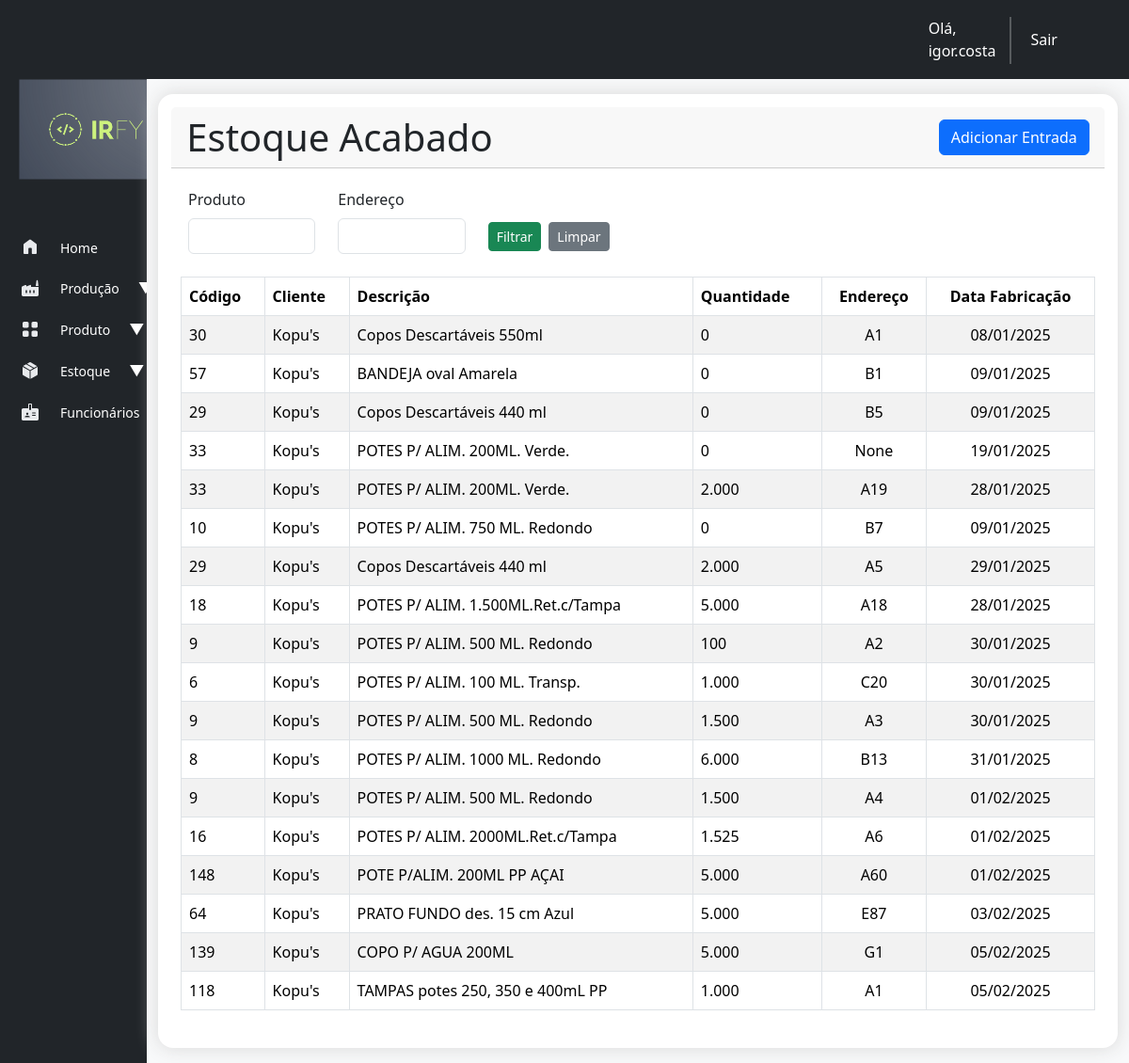
Page /estoque/list-produto-acabado (signed in) on the committed database.
### estoque/models.py (models this page shows, shortened)
class ProdutoAcabado(models.Model):
    produto = models.ForeignKey(Produto, on_delete=models.CASCADE)
    quantidade = models.PositiveBigIntegerField(default=0)
    data_entrada = models.DateField(auto_now_add=True)
    localizacao = models.CharField(max_length=5, null=True)
    peso_liq_caixa = models.DecimalField(max_digits=5, decimal_places=3, blank=True, null=True)
    peso_brt_caixa = models.DecimalField(max_digits=5, decimal_places=3, blank=True, null=True)
    cartucho = models.CharField(max_length=8)
    qtd_total_caixa = models.IntegerField(default=0, null=True)
    codigo_barra = models.CharField(max_length=13, blank=True, null=True)
    codigo_barra_pct = models.CharField(max_length=13, blank=True, null=True)
    lote = models.CharField(max_length=10, null=True)
    data_fabricacao = models.DateField(null=True)
    tipo = models.CharField(max_length=15,choices=[('acabado', 'Acabado'), ('intermediario', 'Intermediario')])
    class Meta:
        verbose_name_plural = "Produtos Acabados"

### cadastro/models.py (models this page shows, shortened)
class Produto(models.Model):
    TIPO_PRODUTO = [
        ('TAMPA', 'Tampa'),
        ('COPO', 'Copo'),
        ('POTE', 'Pote'),
        ('BANDEJA', 'Bandeja'),
        ('PRATO', 'Prato'),
        ('KIT POTE', 'Kit Pote'),
    ]
    STATUS_PRODUTO = [
        ('ativo', 'Ativo'),
        ('inativo', 'Inativo'),
    ]
    cliente = models.ForeignKey(Cliente, on_delete=models.CASCADE)
    tipo = models.CharField(max_length=10, choices=TIPO_PRODUTO, null=True)
    codigo = models.CharField(max_length=50, unique=True)
    descricao = models.TextField(blank=True, null=True)
    material = models.CharField(max_length=100, null=True, blank=True)
    peso = models.DecimalField(max_digits=10, decimal_places=2, null=True)
    volume = models.IntegerField(null=True)
    cor = models.CharField(max_length=50, null=True, blank=True)
    status = models.CharField(max_length=7, choices=STATUS_PRODUTO, default="ativo", null=True)

class Cliente(models.Model):
    TIPOS_CLIENTE = [
        ('pf', 'Pessoa Física'),
        ('pj', 'Pessoa Jurídica'),
    ]
    nome_cliente = models.CharField(max_length=255)
    tipo_cliente = models.CharField(max_length=2, choices=TIPOS_CLIENTE, default='pf')
    cpf_cnpj = models.CharField(max_length=18, unique=True)
    email = models.EmailField(max_length=254)
    telefone = models.CharField(max_length=20, blank=True, null=True)
    endereco = models.TextField()
    data_cadastro = models.DateTimeField(auto_now_add=True)
    def __str__(self):
        return self.nome_cliente

### estoque/views.py (the view)
# urls.py: path('list-produto-acabado', views.list_produto_acabado, name='list-produto-acabado'),
@login_required
def list_produto_acabado(request):
    produto_acabado = ProdutoAcabado.objects.order_by('data_entrada').filter(tipo="acabado")
    ultima_movimentacao = MovimentoEstoqueAcabado.objects.order_by('data_mov').last()
    filter_produto_acabado = FilterProdutoAcabado(request.GET, queryset=produto_acabado)
    context = {'produto_acabado': filter_produto_acabado.qs, 'ultima_movimentacao': ultima_movimentacao, 'filter_produto_acabado': filter_produto_acabado}
    return render(request, 'estoque_acabado/list-produto-acabado.html', context)

### estoque/templates/estoque_acabado/list-produto-acabado.html (shortened to what this page needs)
{% extends "base.html" %}
{% load static %}
{% load humanize %}
{% block header %}
    <div class="card-header d-flex justify-content-between">
      <div>
          <h2 class="display-6 mb-0">Estoque Acabado</h2>
      </div>
      <div style="align-content: center;">
        {% block buttons %}
          <div class="d-grid gap-2">
            <a href="{% url 'entrada_estoque' %}"><button type="button" class="btn btn-primary">Adicionar Entrada</button></a>
          </div>
        {% endblock buttons %}
      </div>
  </div>
{% endblock header %}
{% block content %}
<form method="GET" class="row g-2 justify-content-between">
  <div class="row mb-4 d-flex justify-content-start align-items-center w-100">
    <div class="col-md-2">
      <label for="produto" class="form-label">{{ filter_produto_acabado.form.produto.label }}</label>
      {{ filter_produto_acabado.form.produto }}
    </div>
    <div class="col-md-2">
      <label for="localizacao" class="form-label">{{ filter_produto_acabado.form.localizacao.label }}</label>
      {{ filter_produto_acabado.form.localizacao }}
    </div>
    <div class="col-md-3 d-flex align-items-center mt-4">
      <button type="submit" class="btn btn-success btn-sm me-2 mt-2">Filtrar</button>
      <a href="{% url 'list-produto-acabado' %}" class="btn btn-secondary btn-sm mt-2">Limpar</a>
    </div>
  </div>
</form>
<table class="table table-striped table-hover table-bordered">
  <thead>
    <tr>
      <th scope="col">Código</th>
      <th scope="col">Cliente</th>
      <th scope="col">Descrição</th>
      <th scope="col">Quantidade</th>
      <th style="text-align: center;" scope="col">Endereço</th>
      <th style="text-align: center;" scope="col">Data Fabricação</th>
    </tr>
  </thead>
  <tbody class="table">
    {% for pa in produto_acabado %}
      <tr onclick="window.location.href='{% url 'produto_acabado' pa.id  %}'" style="cursor: pointer;">
        <td scope="row">{{ pa.produto.codigo }}</td>
        <td>{{ pa.produto.cliente }}</td>
        <td>{{ pa.produto.descricao }}</td>
        <td>{{ pa.quantidade | intcomma }}</td>
        <td style="text-align: center;">{{ pa.localizacao }}</td>
        <td style="text-align: center;">{{ pa.data_fabricacao | date:'d/m/Y' }}</td>
      </tr>
      {% empty %}
        <tr>
          <td colspan="6" style="text-align: center; font-weight: 300;">Não há produtos com o filtro aplicado.</td>
        </tr>
      {% endfor %}
  </tbody>
</table>
{% endblock content %}

### templates/base.html (shortened to what this page needs)
{% load django_bootstrap5 %}
<!DOCTYPE html>
<html lang="pt-br">
<head>
  {% bootstrap_css %}
  {% load static %}
  <link rel="stylesheet" href="{% static 'style/base.css' %}">
</head>
<body>
  <nav class="navbar navbar-expand-lg bg-dark">
    <div class="container-fluid">
      <div class="d-flex">
        {% if user.is_authenticated %}
          <p class="nav-link text-white mb-0" aria-current="page" style="margin-right: -3%;">Olá, {{ user.username }}</p>
          <div class="vr text-light" style=" margin-top: 10px; width: 7px; height: 50px;"></div>
          <a class="nav-link active" aria-current="page" href="{% url 'logout' %}">Sair</a>
        {% endif %}
      </div>
    </div>
  </nav>
  <div class="container-fluid">
    <div class="row flex-nowrap">
      <div class="col-auto col-md-1 col-xl-1 bg-dark backSidebar">
        <div class="d-flex flex-column align-items-start min-vh-100">
          <div class="sidebar">
            <img class="logo-irfy rounded img-fluid" src="{% static 'core/logo-irfy2.png' %}">
            <nav class="nav flex-column">
              <a class="nav-link" href="{% url 'index' %}">
                <span class="spanIcon"><img class="sideIcon" src="{% static 'icons/home.svg' %}"></span>
                <span class="description">Home</span>
              </a>
              <a class="nav-link" href="#" data-bs-toggle="collapse" data-bs-target="#submenuProducao"
                aria-expanded="false" aria-controls="submenuProducao">
                <span class="spanIcon"><img class="sideIcon" src="{% static 'icons/factory.svg' %}"></span>
                <span class="description">Produção</span>
                <span class="arrow">▼</span>
              </a>
              <a class="nav-link" href="#" data-bs-toggle="collapse" data-bs-target="#submenuProduto"
                aria-expanded="false" aria-controls="submenuProduto">
                <span class="spanIcon"><img class="sideIcon" src="{% static 'icons/product.svg' %}"></span>
                <span class="description">Produto</span>
                <span class="arrow">▼</span>
              </a>
              <a class="nav-link" href="#" data-bs-toggle="collapse" data-bs-target="#submenuEstoque"
                aria-expanded="false" aria-controls="submenuEstoque">
                <span class="spanIcon"><img class="sideIcon" src="{% static 'icons/package.svg' %}"></span>
                <span class="description">Estoque</span>
                <span class="arrow">▼</span>
              </a>
              <a class="nav-link" href="#" data-bs-toggle="collapse" data-bs-target="#submenuFuncionarios"
                aria-expanded="false" aria-controls="submenuFuncionarios">
                <span class="spanIcon"><img class="sideIcon" src="{% static 'icons/employees.svg' %}"></span>
                <span class="description">Funcionários</span>
                <span class="arrow">▼</span>
              </a>
            </nav>
          </div>
        </div>
      </div>
      <div class="col py-3 bg-light">
        <div class="container bg-white rounded-4 p-4 " style="box-shadow: 0px 0px 20px 1px #dbdbdb;">
          <div class="card card-header-actions" style="margin: -2%; margin-bottom: 2%; height: 10%; background-color: white; border: none; padding: 1%;">{% block header %}{% endblock header %}</div>
          <div>{% block content %} {% endblock content %}</div>
        </div>
      </div>
    </div>
  </div>
</body>
</html>

### static/style/base.css (style rules this page uses)
.backSidebar { width: 13%; padding: 0%; }
.nav-link { width: 100%; display: flex; align-items: center; gap: 20px; padding: 10px 20px; color: white; }
.description { font-size: 14px; }
.logo-irfy { width: 100%; padding: 10%; margin-bottom: 15%; margin-top: -10%; }
.sideIcon { padding: 0; margin: 0; }
.spanIcon { margin-top: -2%; }

### rows in the picture
ProdutoAcabado: produto.codigo "30", produto.cliente "Kopu's", produto.descricao "Copos Descartáveis 550ml", quantidade "0", localizacao "A1", data_fabricacao "08/01/2025"
ProdutoAcabado: produto.codigo "57", produto.cliente "Kopu's", produto.descricao "BANDEJA oval Amarela", quantidade "0", localizacao "B1", data_fabricacao "09/01/2025"
ProdutoAcabado: produto.codigo "29", produto.cliente "Kopu's", produto.descricao "Copos Descartáveis 440 ml", quantidade "0", localizacao "B5", data_fabricacao "09/01/2025"
ProdutoAcabado: produto.codigo "33", produto.cliente "Kopu's", produto.descricao "POTES P/ ALIM. 200ML. Verde.", quantidade "0", localizacao "None", data_fabricacao "19/01/2025"
ProdutoAcabado: produto.codigo "33", produto.cliente "Kopu's", produto.descricao "POTES P/ ALIM. 200ML. Verde.", quantidade "2.000", localizacao "A19", data_fabricacao "28/01/2025"
ProdutoAcabado: produto.codigo "10", produto.cliente "Kopu's", produto.descricao "POTES P/ ALIM. 750 ML. Redondo", quantidade "0", localizacao "B7", data_fabricacao "09/01/2025"
ProdutoAcabado: produto.codigo "29", produto.cliente "Kopu's", produto.descricao "Copos Descartáveis 440 ml", quantidade "2.000", localizacao "A5", data_fabricacao "29/01/2025"
ProdutoAcabado: produto.codigo "18", produto.cliente "Kopu's", produto.descricao "POTES P/ ALIM. 1.500ML.Ret.c/Tampa", quantidade "5.000", localizacao "A18", data_fabricacao "28/01/2025"
ProdutoAcabado: produto.codigo "9", produto.cliente "Kopu's", produto.descricao "POTES P/ ALIM. 500 ML. Redondo", quantidade "100", localizacao "A2", data_fabricacao "30/01/2025"
ProdutoAcabado: produto.codigo "6", produto.cliente "Kopu's", produto.descricao "POTES P/ ALIM. 100 ML. Transp.", quantidade "1.000", localizacao "C20", data_fabricacao "30/01/2025"
ProdutoAcabado: produto.codigo "9", produto.cliente "Kopu's", produto.descricao "POTES P/ ALIM. 500 ML. Redondo", quantidade "1.500", localizacao "A3", data_fabricacao "30/01/2025"
ProdutoAcabado: produto.codigo "8", produto.cliente "Kopu's", produto.descricao "POTES P/ ALIM. 1000 ML. Redondo", quantidade "6.000", localizacao "B13", data_fabricacao "31/01/2025"
ProdutoAcabado: produto.codigo "9", produto.cliente "Kopu's", produto.descricao "POTES P/ ALIM. 500 ML. Redondo", quantidade "1.500", localizacao "A4", data_fabricacao "01/02/2025"
ProdutoAcabado: produto.codigo "16", produto.cliente "Kopu's", produto.descricao "POTES P/ ALIM. 2000ML.Ret.c/Tampa", quantidade "1.525", localizacao "A6", data_fabricacao "01/02/2025"
ProdutoAcabado: produto.codigo "148", produto.cliente "Kopu's", produto.descricao "POTE P/ALIM. 200ML PP AÇAI", quantidade "5.000", localizacao "A60", data_fabricacao "01/02/2025"
ProdutoAcabado: produto.codigo "64", produto.cliente "Kopu's", produto.descricao "PRATO FUNDO des. 15 cm Azul", quantidade "5.000", localizacao "E87", data_fabricacao "03/02/2025"
ProdutoAcabado: produto.codigo "139", produto.cliente "Kopu's", produto.descricao "COPO P/ AGUA 200ML", quantidade "5.000", localizacao "G1", data_fabricacao "05/02/2025"
ProdutoAcabado: produto.codigo "118", produto.cliente "Kopu's", produto.descricao "TAMPAS potes 250, 350 e 400mL PP", quantidade "1.000", localizacao "A1", data_fabricacao "05/02/2025"

### other values in the picture
{{ user.username }} "igor.costa"
{{ filter_produto_acabado.form.produto.label }} "Produto"
{{ filter_produto_acabado.form.localizacao.label }} "Endereço"
